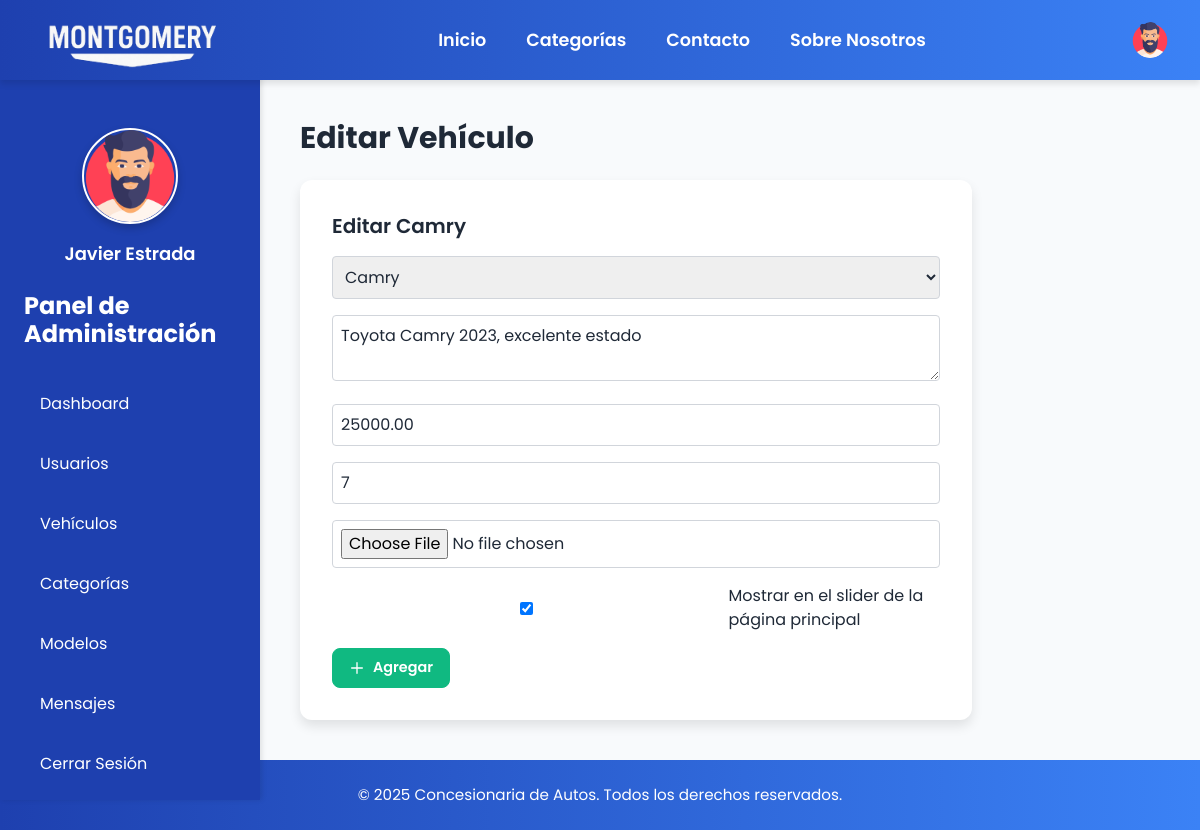
The app's page /admin/edit_vehicle.php?id=1 (signed in) with its own data.
### tables this page shows
CREATE TABLE `vehicles` (
  `id` int(11) NOT NULL,
  `model_id` int(11) DEFAULT NULL,
  `description` text DEFAULT NULL,
  `price` decimal(10,2) NOT NULL,
  `stock` int(11) NOT NULL,
  `image` varchar(255) DEFAULT NULL,
  `created_at` timestamp NOT NULL DEFAULT current_timestamp(),
  `is_featured` tinyint(1) DEFAULT 0
);

CREATE TABLE `models` (
  `id` int(11) NOT NULL,
  `brand_id` int(11) DEFAULT NULL,
  `name` varchar(50) NOT NULL,
  `category_id` int(11) DEFAULT NULL
);

### admin/edit_vehicle.php (the view, shortened to what this page needs)
<?php
include '../includes/header.php';
$vehicle_id = $_GET['id'];
$stmt = $pdo->prepare("SELECT v.*, m.name AS model_name FROM vehicles v JOIN models m ON v.model_id = m.id WHERE v.id = ?");
$stmt->execute([$vehicle_id]);
$vehicle = $stmt->fetch();
$models = $pdo->query("SELECT * FROM models")->fetchAll();
?>
<?php include '../includes/admin_sidebar.php'; ?>
<div class="main-content">
    <h1 class="text-3xl font-bold mb-6 text-1E40AF">Editar Vehículo</h1>
    <form method="POST" enctype="multipart/form-data" class="card max-w-2xl">
        <h2 class="text-xl font-semibold mb-4 text-1E40AF">Editar <?php echo $vehicle['model_name']; ?></h2>
        <select name="model_id" required class="border p-2 rounded w-full mb-4">
            <?php foreach ($models as $model): ?>
                <option value="<?php echo $model['id']; ?>" <?php echo $model['id'] == $vehicle['model_id'] ? 'selected' : ''; ?>>
                    <?php echo $model['name']; ?>
                </option>
            <?php endforeach; ?>
        </select>
        <textarea name="description" placeholder="Descripción" class="border p-2 rounded w-full mb-4" required><?php echo $vehicle['description']; ?></textarea>
        <input type="number" name="price" placeholder="Precio" value="<?php echo $vehicle['price']; ?>" class="border p-2 rounded w-full mb-4" step="0.01" required>
        <input type="number" name="stock" placeholder="Stock" value="<?php echo $vehicle['stock']; ?>" class="border p-2 rounded w-full mb-4" required>
        <input type="file" name="image" accept="image/*" class="border p-2 rounded w-full mb-4">
        <label class="flex items-center mb-4">
            <input type="checkbox" name="is_featured" class="mr-2" <?php echo $vehicle['is_featured'] ? 'checked' : ''; ?>>
            <span>Mostrar en el slider de la página principal</span>
        </label>
        <button type="submit" class="btn btn-add">
            <svg fill="none" stroke="currentColor" viewBox="0 0 24 24" xmlns="http://www.w3.org/2000/svg">
                <path stroke-linecap="round" stroke-linejoin="round" stroke-width="2" d="M12 4v16m8-8H4"></path>
            </svg>
            Agregar
        </button>
    </form>
</div>
<?php include '../includes/footer.php'; ?>

### css/styles.css (style rules this page uses)
body { font-family: "Poppins", sans-serif; background-color: #f8fafc; color: #1f2937; margin: 0; }
.main-content { margin-left: 260px; padding: 2.5rem; }
.card { background-color: #ffffff; border-radius: 12px; padding: 2rem; box-shadow: 0 6px 12px rgba(0, 0, 0, 0.1); transition: transform 0.3s ease, box-shadow 0.3s ease; overflow: hidden; }
button, .button { background-color: #1e40af; color: #ffffff; padding: 0.75rem 1.5rem; border-radius: 8px; border: none; cursor: pointer; font-weight: 600; transition: all 0.3s ease; }
input, textarea, select { border: 1px solid #d1d5db; padding: 0.75rem; border-radius: 8px; width: 100%; transition: border-color 0.3s ease; }
.btn { display: inline-flex; align-items: center; gap: 0.5rem; padding: 0.5rem 1rem; border-radius: 8px; font-size: 0.9rem; font-weight: 600; transition: all 0.3s ease; cursor: pointer; text-decoration: none; }
.btn svg { width: 16px; height: 16px; }
.btn-add { background-color: #10b981; color: #ffffff; border: 1px solid #10b981; }

### records on screen
vehicles: model.name "Camry", model_id "Camry", description "Toyota Camry 2023, excelente estado", price "25000.00", stock "7", is_featured "☑"

### other values on screen
$_SESSION['first_name'] . ' ' . $_SESSION['last_name'] "Javier Estrada"
